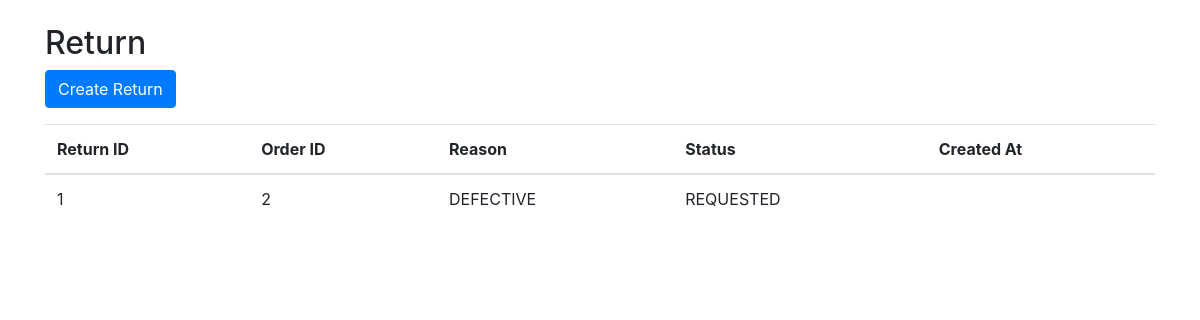
Page /returns/ on the earlier database version.
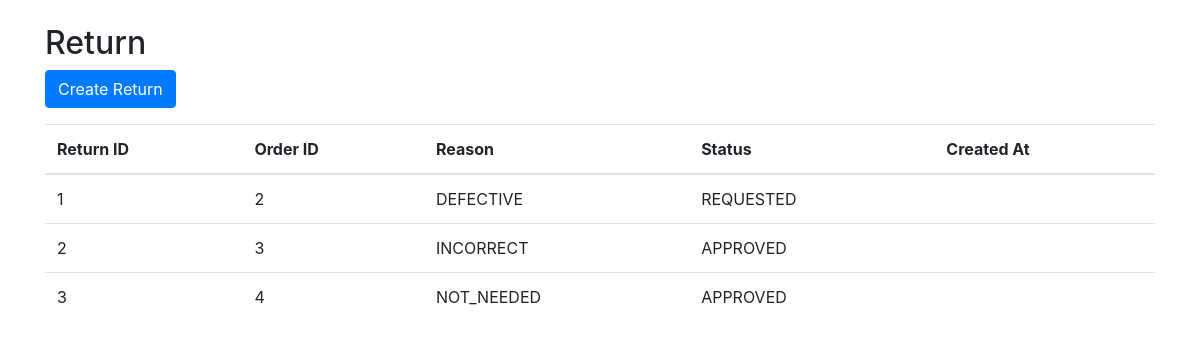
Same page on the later database version.
### returns/models.py (models this page shows, shortened)
class ReturnRequest(models.Model):
    RETURN_REASON_CHOICES = [
        ('DAMAGED', 'Item Damaged'),
        ('INCORRECT', 'Incorrect Item'),
        ('DEFECTIVE', 'Defective'),
        ('NOT_NEEDED', 'No Longer Needed'),
        ('SIZE_ISSUE', 'Wrong Size'),
        ('OTHER', 'Other')
    ]
    RETURN_STATUS_CHOICES = [
        ('REQUESTED', 'Return Requested'),
        ('APPROVED', 'Return Approved'),
        ('REJECTED', 'Return Rejected'),
        ('PROCESSED', 'Return Processed')
    ]
    order = models.OneToOneField(
        Order,
        related_name='return_request',
        on_delete=models.CASCADE
    )
    reason = models.CharField(
        max_length=20,
        choices=RETURN_REASON_CHOICES
    )
    status = models.CharField(
        max_length=20,
        choices=RETURN_STATUS_CHOICES,
        default='REQUESTED'
    )
    return_tracking_number = models.CharField(
        max_length=50,
        null=True,
        blank=True
    )
    return_date = models.DateTimeField(auto_now_add=True)
    additional_notes = models.TextField(null=True, blank=True)

### returns/views.py (the view)
# urls.py: path('', views.ReturnListView.as_view(), name='return_list'),
class ReturnListView(ListView):
    model = ReturnRequest
    template_name = 'returns/return_list.html'
    context_object_name = 'returns'

### templates/returns/return_list.html
{% extends 'base.html' %}
{% block content %}
{% if returns %}
    <div class="row">
        <div class="col-md-12">
            <h2>Return</h2>
            <a href="{% url 'return_create' %}" class="btn btn-primary mb-3">Create Return</a>
            <table class="table" id="order-list">
                <thead>
                    <tr>
                        <th>Return ID</th>
                        <th>Order ID</th>
                        <th>Reason</th>
                        <th>Status</th>
                        <th>Created At</th>
                    </tr>
                </thead>
                <tbody id="return-list-body">
                    {% for return in returns %}
                        <tr>
                            <td>{{ return.id }}</td>
                            <td>{{ return.order_id }}</td>
                            <td>{{ return.reason }}</td>
                            <td>{{ return.status }}</td>
                            <td>{{ return.created_at }}</td>
                        </tr>
                    {% endfor %}
                </tbody>
            </table>
        </div>
    </div>
{% else %}
    <div class="alert alert-info">
        No returns found.
    </div>
{% endif %}
{% endblock %}

### templates/base.html (shortened to what this page needs)
<!DOCTYPE html>
<html lang="en">
<head>
    <head>
        <link rel="stylesheet" href="https://stackpath.bootstrapcdn.com/bootstrap/4.5.0/css/bootstrap.min.css">
    </head>
    <body hx-headers='{"X-CSRFToken": "{{ csrf_token }}"}'>
        <div class="container mt-4">
            {% block content %}{% endblock %}
        </div>
    </body>
    </html>

Differences in the rows shown:
added ReturnRequest: id "2", order_id "3", reason "INCORRECT", status "APPROVED"
added ReturnRequest: id "3", order_id "4", reason "NOT_NEEDED", status "APPROVED"
